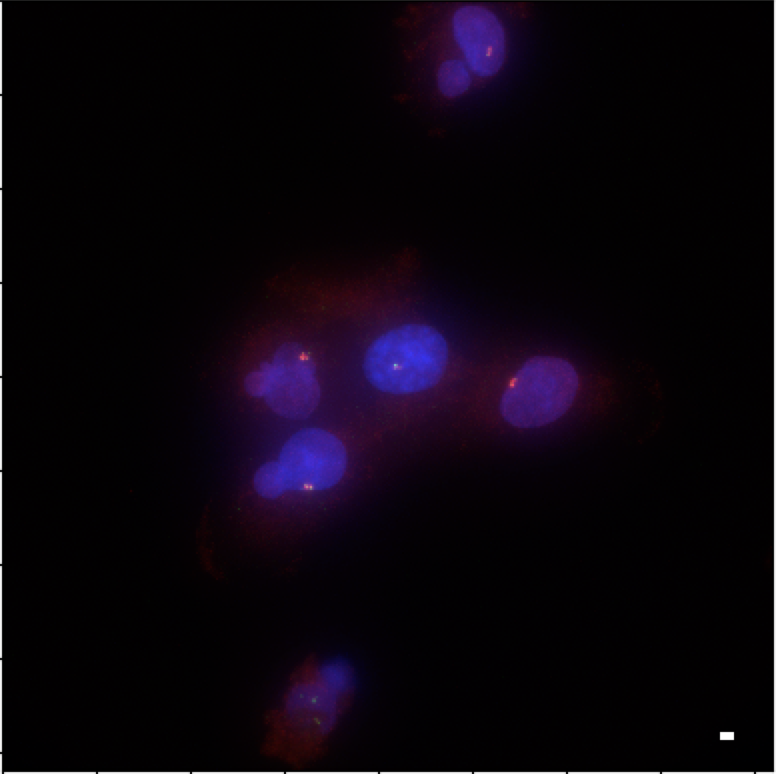
#> input picture demo_imgs/png.png, 776 x 774 px
$ python my_cell_segmentation.py
#> lines starting #> are read from the running program, lines starting #| are printed output that depends on the picture; after the words box and inside, x2 and y2 are one past the last pixel; in counts of white or black regions, pixels touching at a corner belong together
from skimage import io, img_as_float
import matplotlib.pyplot as plt
import numpy as np
from skimage.restoration import denoise_nl_means, estimate_sigma
from skimage import exposure
from skimage.segmentation import random_walker

orig_img = img_as_float(io.imread("demo_imgs/png.png"))
img = orig_img[...,2]
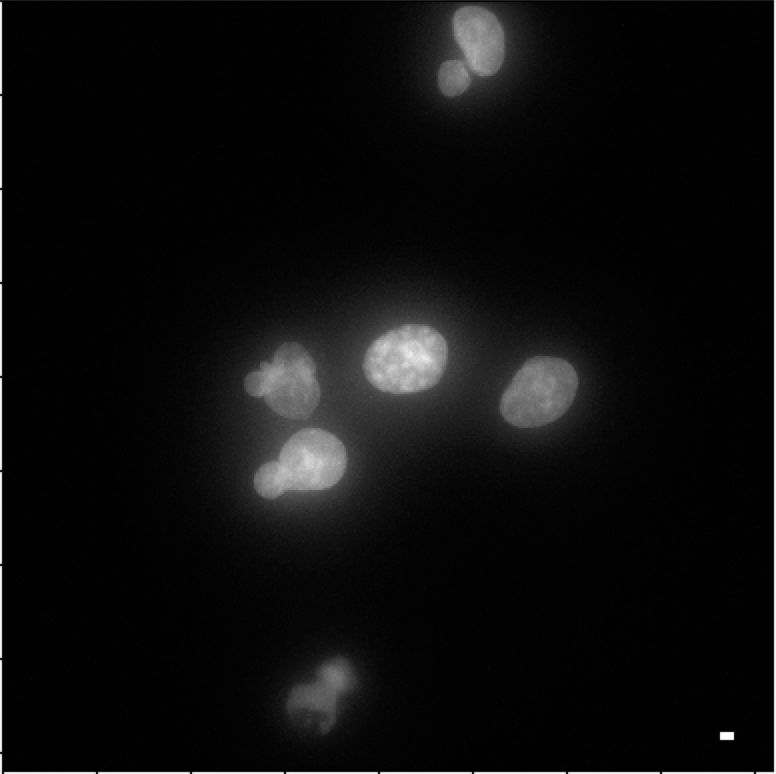
#> img: shape (774, 776) float64; min 0, max 1, mean 0.0515
#plt.xlim([0, 0.2]) # magnify the part that actually as things going on
plot = plt.hist(img.flat, bins=80, range=(0,1))
# [11 lines of commented-out code are left out]
eq_img = exposure.equalize_adapthist(img)
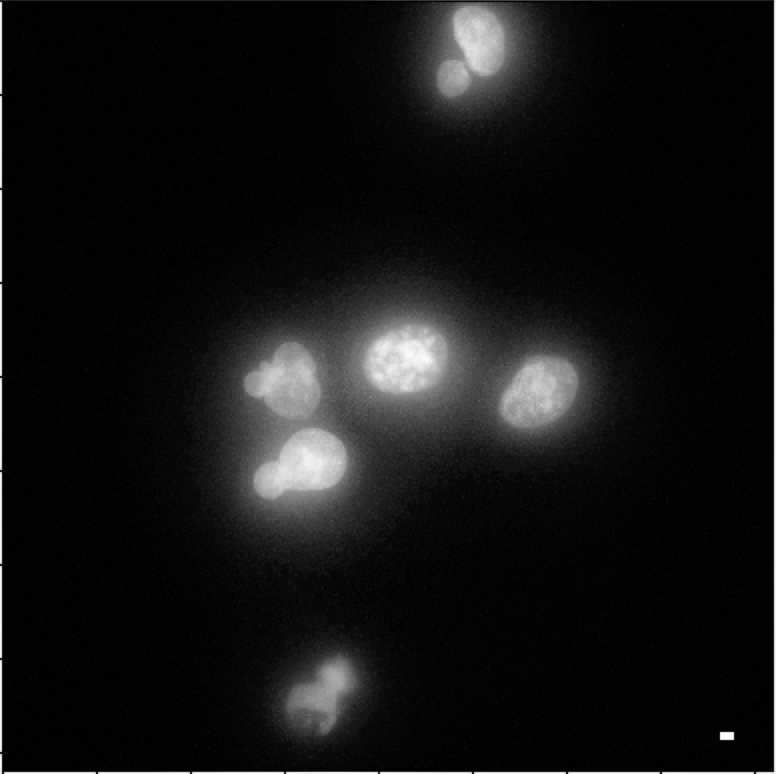
#> eq_img: shape (774, 776) float64; min 0, max 1, mean 0.0781
plt.imshow(eq_img)
plt.savefig("segmented.png")
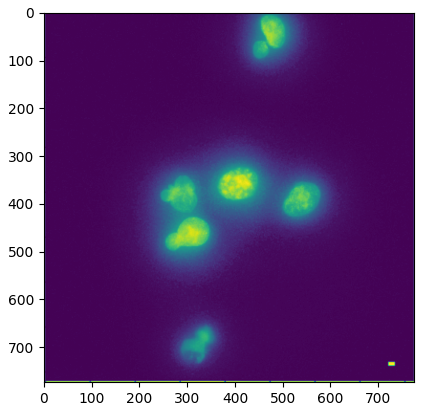
#> figure drawn by matplotlib, 1 panel

markers = np.zeros(img.shape, dtype = np.uint)
markers[eq_img < 0.510] = 1
markers[eq_img >= 0.510] = 2
plt.imshow(markers)
plt.savefig("walk.png")
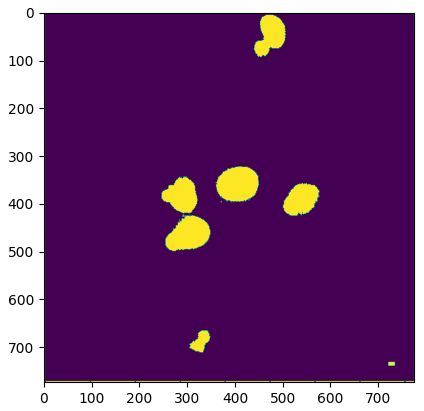
#> figure drawn by matplotlib, 1 panel

labels = random_walker(eq_img, markers, beta = 10, mode = 'bf')
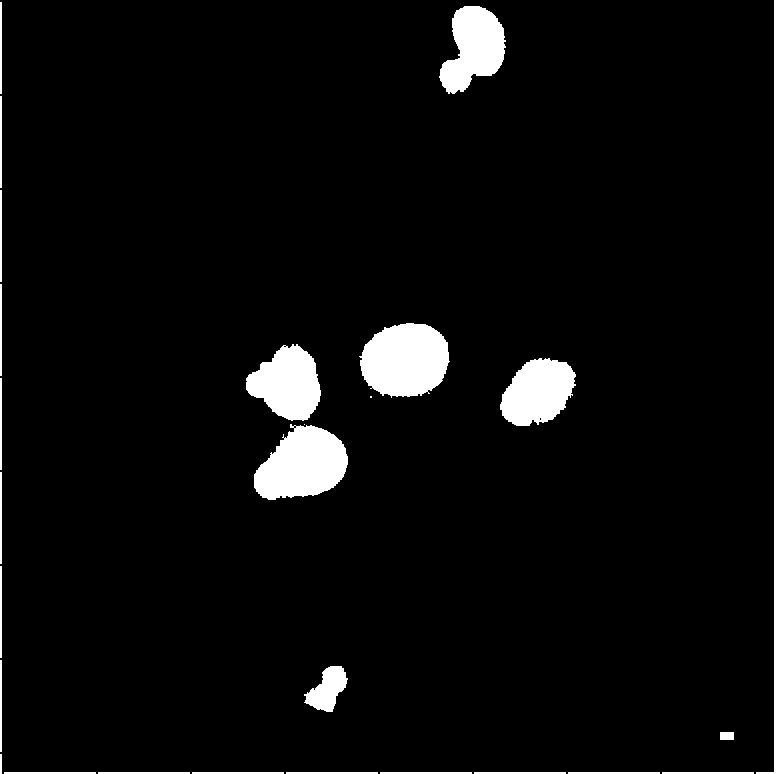
#> labels: shape (774, 776) uint64; values 1 (black) and 2 (white), 4.6% white; 27 white regions (2 under 20 px), largest, box (x1, y1, x2, y2) and area: (359, 323, 450, 398) 5247, (254, 424, 348, 500) 4994, (246, 344, 321, 421) 3867
plt.imshow(labels)
plt.savefig("random.png")

segm1 = (labels == 1)
segm2 = (labels == 2)

all_segments = np.zeros((eq_img.shape[0], eq_img.shape[1], 3))
all_segments[segm1] = (1,0,0) #segment 1 is red
all_segments[segm2] = (0,1,0) #segment 1 is green
plt.imshow(all_segments)
plt.savefig("all_segments.png")
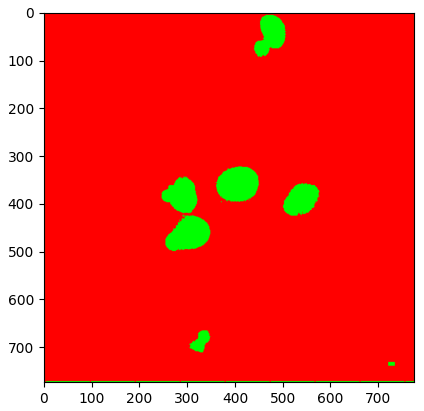
#> figure drawn by matplotlib, 1 panel
